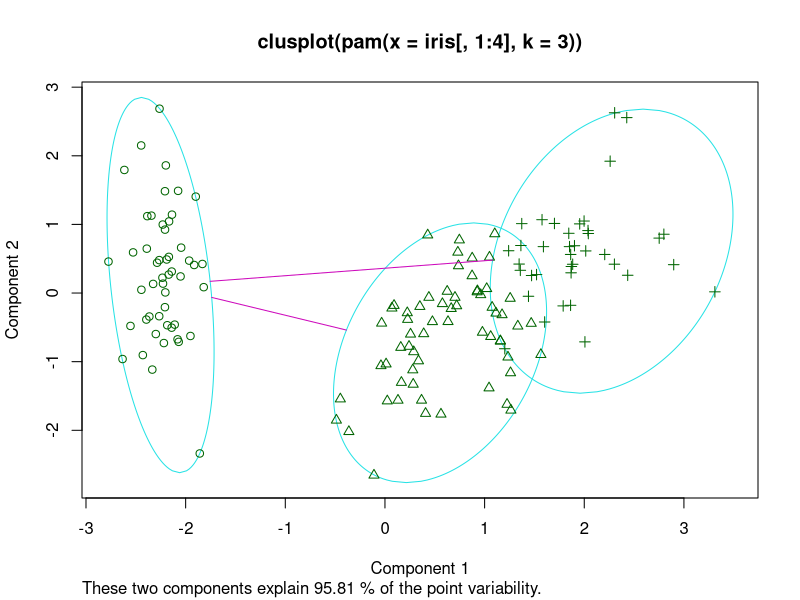
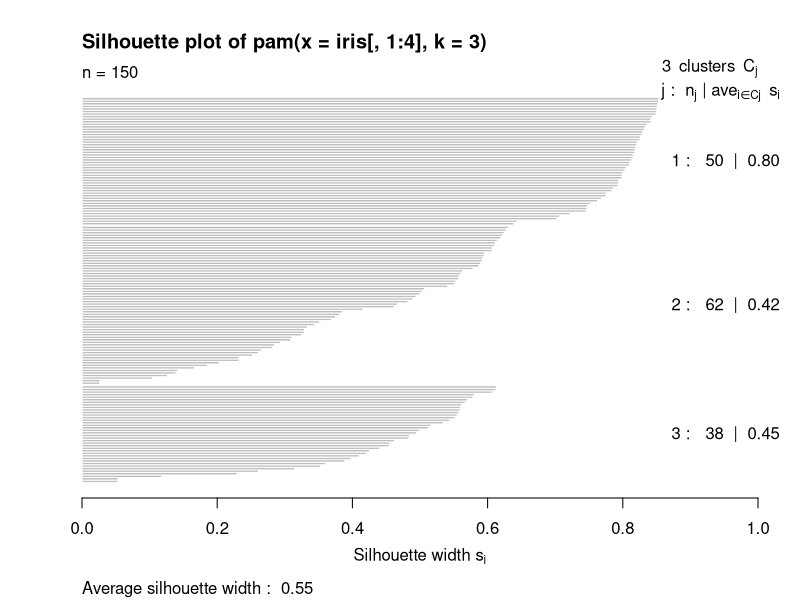

Source code (R) for these figures, in order:
#Formacao Cientista de Dados - Fernando Amaral

install.packages("cluster", dependencies=T)
library(cluster)

#
cluster = pam(iris[,1:4],k=3)
cluster

plot(cluster)
 
confusao = table(iris$Species,cluster$clustering)
taxaacerto = (confusao[1] + confusao[5]+ confusao[9]) / sum(confusao)
taxaerro = (confusao[2] + confusao[3]+ confusao[4]+confusao[6]+confusao[7]+confusao[8]) / sum(confusao)
